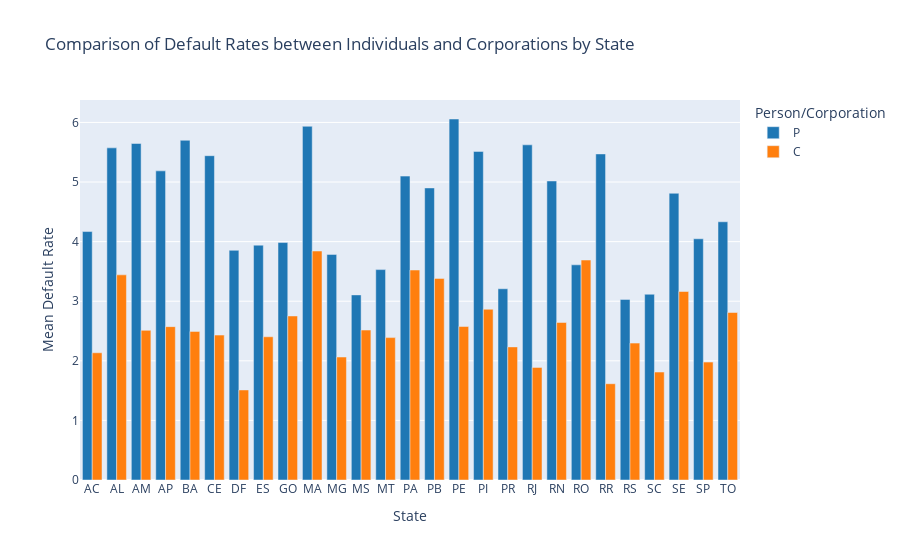

Here is the notebook cell this chart was saved with:
### Code cell
# Calculate mean default rates pivot table over state and person_or_corporation
default_rate_pivot = credit_df.pivot_table(values='default_rate', index='state_brazil', columns='person_or_corporation', aggfunc='mean').reset_index()

fig = px.bar(default_rate_pivot, x='state_brazil', y=['P', 'C'], color_discrete_sequence=['#1f77b4', '#ff7f0e'],
             title='Comparison of Default Rates between Individuals and Corporations by State',
             labels={'value': 'Mean Default Rate', 'state_brazil': 'State', 'variable': 'Person/Corporation'},
             barmode='group')

fig.update_layout(xaxis_title='State', yaxis_title='Mean Default Rate')
fig.show()

### Figure 1 — Plotly figure (JSON) as saved in the notebook; plotly's stock layout.template omitted (floating-point values rounded to 4 significant figures)
{"data": [{"alignmentgroup": "True", "hovertemplate": "Person/Corporation=P<br>State=%{x}<br>Mean Default Rate=%{y}<extra></extra>", "legendgroup": "P", "marker": {"color": "#1f77b4", "pattern": {"shape": ""}}, "name": "P", "offsetgroup": "P", "orientation": "v", "showlegend": true, "textposition": "auto", "type": "bar", "x": ["AC", "AL", "AM", "AP", "BA", "CE", "DF", "ES", "GO", "MA", "MG", "MS", "MT", "PA", "PB", "PE", "PI", "PR", "RJ", "RN", "RO", "RR", "RS", "SC", "SE", "SP", "TO"], "xaxis": "x", "y": [4.169, 5.573, 5.647, 5.187, 5.701, 5.442, 3.855, 3.941, 3.985, 5.936, 3.786, 3.106, 3.531, 5.1, 4.901, 6.058, 5.514, 3.209, 5.624, 5.018, 3.611, 5.472, 3.031, 3.117, 4.812, 4.048, 4.333], "yaxis": "y"}, {"alignmentgroup": "True", "hovertemplate": "Person/Corporation=C<br>State=%{x}<br>Mean Default Rate=%{y}<extra></extra>", "legendgroup": "C", "marker": {"color": "#ff7f0e", "pattern": {"shape": ""}}, "name": "C", "offsetgroup": "C", "orientation": "v", "showlegend": true, "textposition": "auto", "type": "bar", "x": ["AC", "AL", "AM", "AP", "BA", "CE", "DF", "ES", "GO", "MA", "MG", "MS", "MT", "PA", "PB", "PE", "PI", "PR", "RJ", "RN", "RO", "RR", "RS", "SC", "SE", "SP", "TO"], "xaxis": "x", "y": [2.135, 3.443, 2.511, 2.574, 2.494, 2.432, 1.511, 2.403, 2.753, 3.842, 2.064, 2.516, 2.389, 3.524, 3.383, 2.576, 2.865, 2.234, 1.89, 2.643, 3.691, 1.616, 2.297, 1.811, 3.163, 1.978, 2.811], "yaxis": "y"}], "layout": {"barmode": "group", "legend": {"title": {"text": "Person/Corporation"}, "tracegroupgap": 0}, "title": {"text": "Comparison of Default Rates between Individuals and Corporations by State"}, "xaxis": {"anchor": "y", "domain": [0, 1], "title": {"text": "State"}}, "yaxis": {"anchor": "x", "domain": [0, 1], "title": {"text": "Mean Default Rate"}}}}
